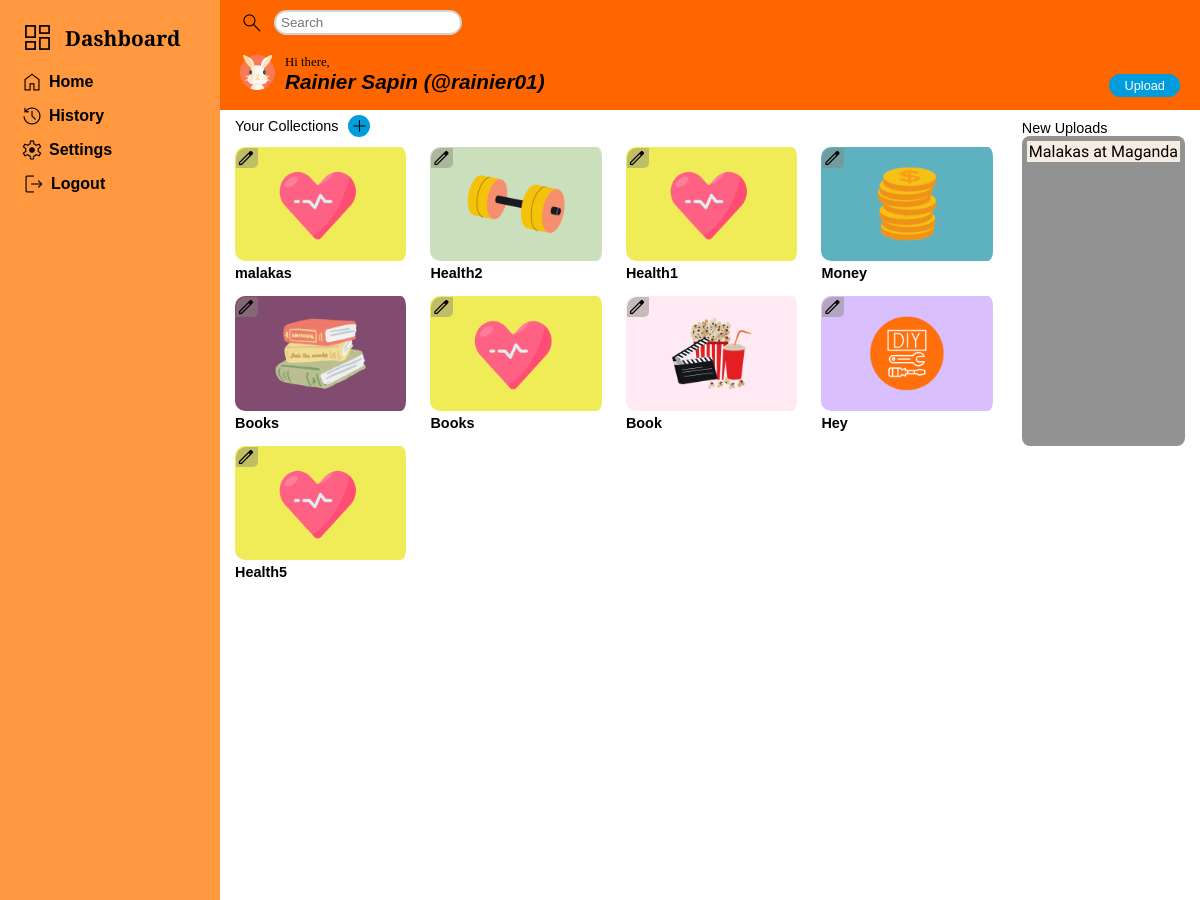
Screenshot of /home (signed in) with the database file from the repository.
### tables this page shows
CREATE TABLE "src_avatar" (
	"avatarID"	INTEGER NOT NULL,
	"avatarPath"	TEXT NOT NULL,
	PRIMARY KEY("avatarID" AUTOINCREMENT)
);

CREATE TABLE "users" (
	"user_id"	INTEGER,
	"first_name"	TEXT NOT NULL,
	"last_name"	TEXT NOT NULL,
	"username"	NUMERIC NOT NULL UNIQUE,
	"password"	TEXT NOT NULL,
	"date_created"	TEXT NOT NULL,
	"time_created"	TEXT NOT NULL,
	"avatarID"	INTEGER DEFAULT 1,
	PRIMARY KEY("user_id" AUTOINCREMENT)
);

CREATE TABLE folders (
    folder_id INTEGER PRIMARY KEY,
    folder_category_id,
    folder_name TEXT NOT NULL,
    user_id INT NOT NULL,
    FOREIGN KEY (user_id) REFERENCES users(user_id),
    FOREIGN KEY (folder_category_id) REFERENCES src_img(src_id)
);

CREATE TABLE src_img(
	src_id INTEGER PRIMARY KEY,
	src_path TEXT
);

CREATE TABLE "links" (
	"link_id"	INTEGER,
	"title_name"	TEXT NOT NULL,
	"link_url"	TEXT NOT NULL,
	"description"	TEXT NOT NULL,
	"folder_id"	INTEGER NOT NULL,
	"date"	TEXT NOT NULL,
	FOREIGN KEY("folder_id") REFERENCES "folders"("folder_id"),
	PRIMARY KEY("link_id")
);

### app.py (the view, shortened to what this page needs)
@app.route("/home", methods=["GET", "POST"])
@login_required
def home():
    username = session["user_id"]
    user_id = db.execute("SELECT user_id FROM users WHERE username = ?", username)[0]["user_id"]
    folder_list = db.execute(
    "SELECT f.folder_name, si.src_path, REPLACE(f.folder_name, ' ', '_') AS folder_path , f.folder_id FROM folders AS f JOIN src_img AS si ON f.folder_category_id = si.src_id WHERE f.user_id = ?",
    user_id
)
    query = """
    SELECT links.title_name, folders.folder_name, REPLACE(links.title_name, ' ', '_') AS title_path
    FROM links
    JOIN folders ON links.folder_id = folders.folder_id
    JOIN users ON folders.user_id = users.user_id
    WHERE users.user_id = ? ORDER BY links.link_id DESC
    """
    new_post_list = db.execute(query, (user_id))
    full_name = db.execute("SELECT first_name || ' ' || last_name AS full_name FROM users WHERE user_id = ?", user_id)
    current_avatar_path = db.execute("SELECT src_avatar.avatarPath FROM src_avatar JOIN  users ON users.avatarID = src_avatar.avatarID WHERE users.user_id = ?", user_id)[0]['avatarPath']
    all_avatar_path = all_avatar_path = db.execute("SELECT avatarPath FROM src_avatar")
    current_avatar = db.execute("SELECT avatar.avatarPath FROM src_avatar AS avatar JOIN users ON users.avatarID = avatar.avatarID WHERE users.user_id = ?", user_id)[0]['avatarPath']
    current_avatar_path = db.execute("SELECT src_avatar.avatarPath FROM src_avatar JOIN  users ON users.avatarID = src_avatar.avatarID WHERE users.user_id = ?", user_id)[0]['avatarPath']
    return render_template("home.html", username = username, folder_list = folder_list, new_post_list = new_post_list, full_name = full_name[0], current_avatar_path = current_avatar_path,  all_avatar_path = all_avatar_path, current_avatar = current_avatar)

### helper.py (called while the page is built)
def login_required(f):
    @wraps(f)
    def decorated_function(*args, **kwargs):
        if 'user_id' not in session:
            return redirect(url_for('loginUI'))
        return f(*args, **kwargs)
    return decorated_function

### templates/home.html (shortened to what this page needs)
<!DOCTYPE html>
<html lang="en">
  <head>
    <link rel="stylesheet" href="../static/style.css" />
    <link
    rel="stylesheet"
    href="{{ url_for('static', filename='profile-box.css') }}"
  />
  </head>
  <body>
    <div class="body-container">
      <header class="header">
        <form class="header-top" action="/search" method="GET">
          <label for="search" class="material-symbols-outlined"> search </label>
          <input type="text" class="search" name="q" id="search" autocomplete="off" placeholder="Search" />
        </form>
        <div class="header-down">
          <div class="header-down-left">
            <div class="home-avatar">
              <img  src="{{ url_for('static', filename='avatars/' ~ current_avatar_path) }}" alt="icon" />
            </div>
            <div>
              <div id="hi-there">Hi there,</div>
              <div id="user-name">{{full_name['full_name']}} (@{{username}})</div>
            </div>
          </div>
          <div class="header-down-right">
            <div><a href="/home/upload" id="upload">Upload</a></div>
          </div>
        </div>
      </header>
      <aside class="sidebar">
        <button class="dashboard-box">
          <div class="icon-dashboard">
            <i class="material-symbols-outlined dashboard-icon">dashboard</i>
          </div>
          <div id="dashboard-text">Dashboard</div>
        </button>
        <ul >
          <a href="/home" class="current_path">
            <li class="icon-dash">
              <i class="material-symbols-outlined">Home</i>
              <div class="dash-text">Home</div>
            </li>
          </a>
          <a href="/history/post">
            <li class="icon-dash">
              <i class="material-symbols-outlined">history</i>
              <div class="dash-text">History</div>
            </li>
          </a>
          <a href="/unavailable/Settings%20Not%20Available" target="_blank">
            <li class="icon-dash">
              <i class="material-symbols-outlined">settings</i>
              <div class="dash-text">Settings</div>
            </li>
          </a>
          <a href="/logout">
            <li class="icon-dash logout-icon">
              <i class="material-symbols-outlined">logout</i>
              <div class="dash-text">Logout</div>
            </li>
          </a>
        </ul>
      </aside>
      <article class="article">
        {% if folder_list|length != 0 %}
        <div class="left-thumbnail" >
          <div class="collections">
            <div class="collections-text">Your Collections</div>
            <div class="material-symbols-outlined collections-button">Add</div>
          </div>
            <div class="thumbnail-article">
              {% for folder in folder_list %}
              <a class="thumbnail-box" href="/home/folder/{{folder['folder_path']}}">
                <div class="folder-image-box">
                  <img src="../static/folderimg/{{ folder['src_path'] }}" alt="">
                  <div class="folder-image-box-manipulate">
                    <div class="material-symbols-outlined" data-category-name="{{folder['folder_name']}}" data-category-img="{{folder['src_path']}}" data-folder-id="{{ folder['folder_id'] }}">Edit</div>
                  </div>
                </div>
                <div class="categories_name">{{ folder['folder_name'] }}</div>
              </a>
            {% endfor %}
            </div>
          </div>
          {% else %}
          <div>Empty Folders</div>
          {% endif %}
          {% if new_post_list|length != 0 %}
            <div class="side-content-article">
              <div class="new-upload-box">
                <div class="new-upload-box-text">New Uploads</div>
                <div class="new-upload-post">
                  {% for new_post in new_post_list %}
                    <div class="new-upload-post-box">
                      <a href="/home/folder/{{new_post['folder_name']}}/post/{{new_post['title_path']}}" target="_blank">{{new_post['title_name']}}</a>
                    </div>
                  {% endfor %}
                </div>
              </div>
            </div>
          {% endif %}
      </article>
    </div>
  </body>
</html>

### static/style.css (style rules this page uses)
* { margin: 0; padding: 0; }
body { position: relative; height: 100vh; background-color: #000; }
:root { --sidebarwidth: 150px; --normalsidebar:60px; }
a { text-decoration: none; color: #000; }
.body-container, .body-container-allpost { height: 100vh; }
.header { background-color: #FF6600; padding: 10px 20px; box-sizing: border-box; position: fixed; top: 0; left: 220px; z-index: 1; height: 110px; width: calc(100% - 220px); }
.article, .article-upload { margin-top: 100px; background-color: #fff; font-family: 'Teko', sans-serif; padding: 15px; margin-left: 220px; box-sizing: border-box; min-height: 100vh; overflow-y: auto; }
.article { display: grid; grid-template-columns: 15fr 3fr; gap: 20px; }
.thumbnail-box { display: flex; flex-direction: column; align-items: center; box-sizing: border-box; }
.thumbnail-box div { text-overflow: ellipsis; align-self: start; white-space: nowrap; overflow: hidden; width: 95%; }
.thumbnail-article { display: grid; grid-template-columns: repeat(auto-fill, minmax(150px, 1fr)); gap: 15px; }
.thumbnail-box img { width: 100%; border-radius: 10px; border-right: 5px solid #fff; }
.side-content-article { display: grid; grid-template-rows: 1fr 1fr; }
.new-upload-box-text { font-family: sans-serif; font-size: .9rem; }
.new-upload-post { background-color:#929292; height: 300px; padding: 5px; border-radius: 8px; max-width: 250px; white-space: nowrap; overflow: hidden; text-overflow: ellipsis; }
.categories_name { font-family: sans-serif; font-weight: 700; font-size: .9rem; }
.new-upload-post-box { background-color: #F7ECE1; margin-bottom: 5px; width: 100%; white-space: nowrap; padding: 1px 2px 1px 2px; overflow: hidden; box-sizing: border-box; text-overflow: ellipsis; }
.sidebar { background-color: #ff983f; padding: 20px 20px 20px 20px; position: fixed; width: 220px; box-sizing: border-box; top: 0; bottom: 0; }
.header-top { display: flex; align-items: center; gap: 10px; margin-bottom: 20px; }
.header-down { display: flex; justify-content: space-between; align-items: center; }
.header-down-left { display: flex; align-items: center; gap: 10px; }
.header-down-right { align-self: self-end; }
#hi-there { font-size: .8rem; font-weight: 500; }
#user-name { font-size: 1.3rem; font-weight: 600; font-family: sans-serif; font-style: italic; }
.search { border-radius: 15px; border: 2px solid lightgray;; background-color: #fff; padding: 3px 5px; width: 20%; }
#upload { background-color: #009DDC; padding: 4px 15px; border-radius: 15px; border: hidden; color: #fff; font-family: 'Noto Sans JP', sans-serif; font-size: .8rem; }
.dashboard-box, .dashboard { display: flex; justify-content: flex-start; align-items: center; gap: 10px; }
.dashboard-box { margin-bottom: 15px; background-color: #ff983f; border: none; }
.icon-dash { display: flex; align-items: center; gap: 5px; margin-bottom: 10px; box-sizing: border-box; }
.icon-dashboard { display: flex; align-items: center; gap: 5px; box-sizing: border-box; }
#dashboard-text { font-weight: 700; font-size: 1.3rem; font-family: 'PT Serif', serif; }
.dashboard-icon { font-size: 35px; }
.dash-text { font-family: 'Noto Sans JP', sans-serif; font-weight: 700; display: flex; align-items: flex-start; }
.home-avatar img { width: 35px; }
.material-symbols-outlined { font-variation-settings: 'FILL' 0, 'wght' 300, 'GRAD' 1, 'opsz' 50 }
.icon-dashboard { animation: rotate_invert 0.5s ease-in both; }
.logout-icon { padding-left: 2px; }
#search { border-radius: 15px; border: 2px solid lightgray; background-color: #fff; padding: 3px 5px; box-sizing: border-box; }
.collections { display: flex; align-items: center; gap: 10px; margin-bottom: 10px; }
.collections-text { text-align: center; font-size: .9rem; font-family: sans-serif; }
.collections-button { text-align: center; font-size: 22px; border-radius: 100%; box-sizing: border-box; background-color: #009DDC; }
.new-upload-box { margin-top: 5px; }
.folder-image-box { position: relative; }
.folder-image-box-manipulate { position: absolute; padding: 1px; top: 0px; }
.folder-image-box-manipulate div { font-size: 20px; background-color: #8877; border-top-left-radius: 10px; border-bottom-right-radius: 5px; width: 22px; font-variation-settings: 'FILL' 0, 'wght' 300, 'GRAD' 0, 'opsz' 24 }

### static/profile-box.css (style rules this page uses)
body { position: relative; }

### rows the page displays
src_avatar: avatarPath (picture)
users: username "rainier01"
folders: src_path (picture), folder_name "malakas"
folders: src_path (picture), folder_name "Health2"
folders: src_path (picture), folder_name "Health1"
folders: src_path (picture), folder_name "Money"
folders: src_path (picture), folder_name "Books"
folders: src_path (picture), folder_name "Books"
folders: src_path (picture), folder_name "Book"
folders: src_path (picture), folder_name "Hey"
folders: src_path (picture), folder_name "Health5"
links: title_name "Malakas at Maganda"

### other values shown
{{ full_name['full_name'] }} "Rainier Sapin"
